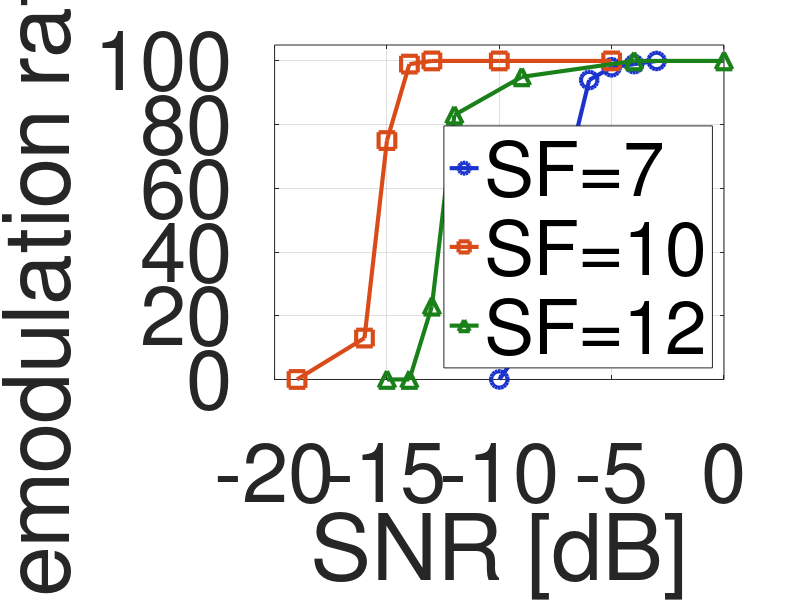

Recreate this plot in MATLAB.
clear; clc; close all;
font_size = 60;


SNR_sf7  = [-10 -9 -8 -7 -6 -5 -4 -3];
PER_sf7  = [0 10 24 65 94 98 99 100];

SNR_sf10 = [-19 -16 -15 -14 -13 -10 -5];
PER_sf10 = [0 13 75 99 100 100 100];

%修正前
SNR_sf12 = [-15 -14 -13 -12 -9 -4 0];
PER_sf12 = [0 0 23 83 95 100 100];

%修正後
%SNR_sf12 = [-21.4 -20.4 -19.4 -18.4 -15.4 -10];
%PER_sf12 = [0 17 52 100 100 100];


figure;
plot(SNR_sf7,  PER_sf7,  '-o', 'LineWidth', 3, 'MarkerSize', 12, 'Color', [0.1 0.2 0.8]);
hold on;
plot(SNR_sf10, PER_sf10, '-s', 'LineWidth', 3, 'MarkerSize', 12, 'Color', [0.85 0.3 0.1]);
plot(SNR_sf12, PER_sf12, '-^', 'LineWidth', 3, 'MarkerSize', 12, 'Color', [0.1 0.5 0.1]);
grid on;
xlabel('SNR [dB]'); ylabel('demodulation rate [%]');
ylim([0 105]);
legend('SF=7', 'SF=10', 'SF=12', 'Location', 'southeast');
set(gca, 'FontSize', font_size);
hold off;
